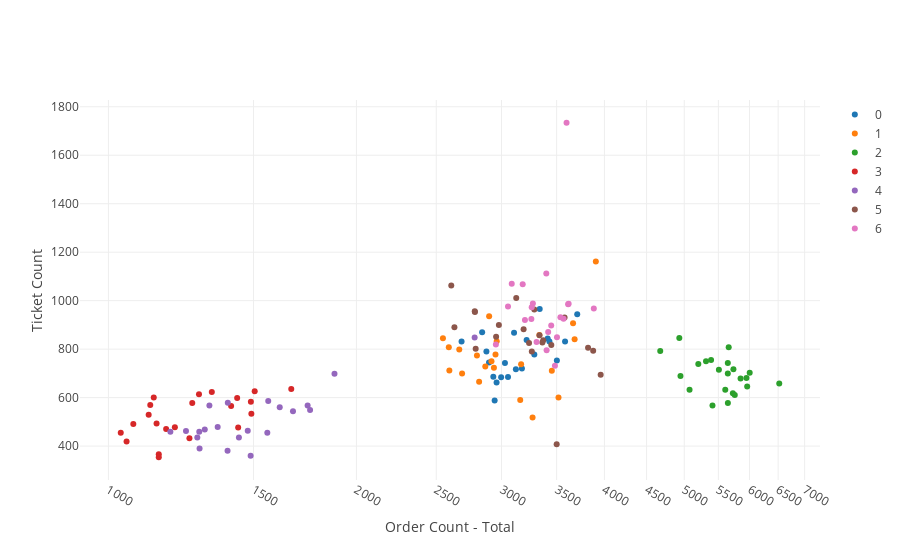

Here is the notebook cell this chart was saved with:
### Code cell
corr_plot_DOW('Order Count - Total', 'Total Tickets Opened')
